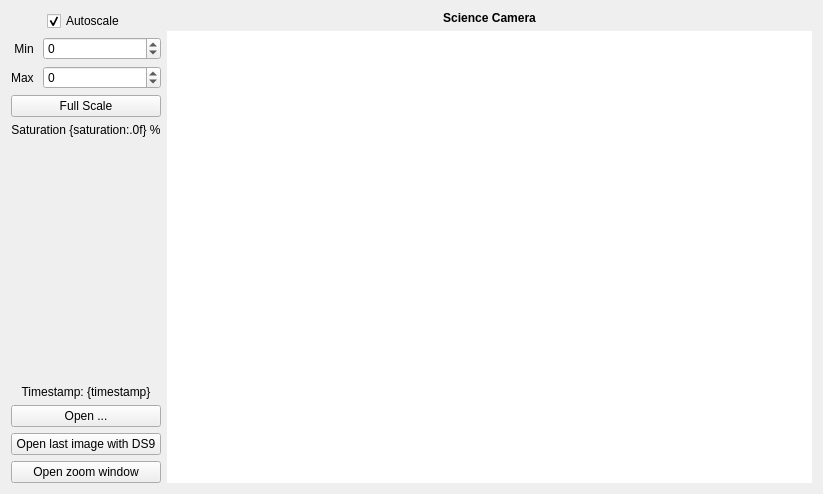
<?xml version="1.0" encoding="UTF-8"?>
<ui version="4.0">
 <class>FLIWidget</class>
 <widget class="QWidget" name="FLIWidget">
  <property name="geometry">
   <rect>
    <x>0</x>
    <y>0</y>
    <width>823</width>
    <height>494</height>
   </rect>
  </property>
  <property name="windowTitle">
   <string>Science Camera - KalAO</string>
  </property>
  <layout class="QGridLayout" name="gridLayout" columnstretch="0,1">
   <item row="0" column="1">
    <widget class="QLabel" name="title_label">
     <property name="font">
      <font>
       <bold>true</bold>
      </font>
     </property>
     <property name="text">
      <string>Science Camera</string>
     </property>
     <property name="alignment">
      <set>Qt::AlignCenter</set>
     </property>
    </widget>
   </item>
   <item row="1" column="1">
    <widget class="KGraphicsView" name="camera_view">
     <property name="enabled">
      <bool>true</bool>
     </property>
     <property name="frameShape">
      <enum>QFrame::NoFrame</enum>
     </property>
     <property name="verticalScrollBarPolicy">
      <enum>Qt::ScrollBarAlwaysOff</enum>
     </property>
     <property name="horizontalScrollBarPolicy">
      <enum>Qt::ScrollBarAlwaysOff</enum>
     </property>
     <property name="sizeAdjustPolicy">
      <enum>QAbstractScrollArea::AdjustToContents</enum>
     </property>
    </widget>
   </item>
   <item row="0" column="0" rowspan="2">
    <layout class="QVBoxLayout" name="side_layout">
     <item>
      <layout class="QGridLayout" name="scale_layout" columnstretch="0,1">
       <item row="3" column="1">
        <widget class="KScaledDoubleSpinbox" name="max_spinbox">
         <property name="keyboardTracking">
          <bool>false</bool>
         </property>
         <property name="decimals">
          <number>0</number>
         </property>
         <property name="minimum">
          <double>-999999.000000000000000</double>
         </property>
         <property name="maximum">
          <double>999999.000000000000000</double>
         </property>
         <property name="singleStep">
          <double>100.000000000000000</double>
         </property>
        </widget>
       </item>
       <item row="2" column="1">
        <widget class="KScaledDoubleSpinbox" name="min_spinbox">
         <property name="keyboardTracking">
          <bool>false</bool>
         </property>
         <property name="decimals">
          <number>0</number>
         </property>
         <property name="minimum">
          <double>-999999.000000000000000</double>
         </property>
         <property name="maximum">
          <double>999999.000000000000000</double>
         </property>
         <property name="singleStep">
          <double>100.000000000000000</double>
         </property>
        </widget>
       </item>
       <item row="1" column="0" colspan="2" alignment="Qt::AlignHCenter">
        <widget class="QCheckBox" name="autoscale_checkbox">
         <property name="text">
          <string>Autoscale</string>
         </property>
         <property name="checked">
          <bool>true</bool>
         </property>
        </widget>
       </item>
       <item row="4" column="0" colspan="2">
        <widget class="QPushButton" name="fullscale_button">
         <property name="text">
          <string>Full Scale</string>
         </property>
        </widget>
       </item>
       <item row="2" column="0">
        <widget class="QLabel" name="min_label">
         <property name="text">
          <string>Min </string>
         </property>
         <property name="alignment">
          <set>Qt::AlignRight|Qt::AlignTrailing|Qt::AlignVCenter</set>
         </property>
        </widget>
       </item>
       <item row="3" column="0">
        <widget class="QLabel" name="max_label">
         <property name="text">
          <string>Max </string>
         </property>
         <property name="alignment">
          <set>Qt::AlignRight|Qt::AlignTrailing|Qt::AlignVCenter</set>
         </property>
        </widget>
       </item>
       <item row="5" column="0" colspan="2">
        <widget class="KLabel" name="saturation_label">
         <property name="text">
          <string>Saturation {saturation:.0f} %</string>
         </property>
         <property name="alignment">
          <set>Qt::AlignCenter</set>
         </property>
        </widget>
       </item>
      </layout>
     </item>
     <item>
      <spacer name="verticalSpacer">
       <property name="orientation">
        <enum>Qt::Vertical</enum>
       </property>
       <property name="sizeHint" stdset="0">
        <size>
         <width>20</width>
         <height>40</height>
        </size>
       </property>
      </spacer>
     </item>
     <item>
      <widget class="KLabel" name="timestamp_label">
       <property name="text">
        <string>Timestamp: {timestamp}</string>
       </property>
       <property name="alignment">
        <set>Qt::AlignCenter</set>
       </property>
      </widget>
     </item>
     <item>
      <widget class="QPushButton" name="open_button">
       <property name="text">
        <string>Open ...</string>
       </property>
      </widget>
     </item>
     <item>
      <widget class="QPushButton" name="ds9_button">
       <property name="text">
        <string>Open last image with DS9</string>
       </property>
      </widget>
     </item>
     <item>
      <widget class="QPushButton" name="zoom_window_button">
       <property name="text">
        <string>Open zoom window</string>
       </property>
      </widget>
     </item>
    </layout>
   </item>
  </layout>
 </widget>
 <customwidgets>
  <customwidget>
   <class>KGraphicsView</class>
   <extends>QGraphicsView</extends>
   <header>kalao</header>
  </customwidget>
  <customwidget>
   <class>KLabel</class>
   <extends>QLabel</extends>
   <header>kalao</header>
  </customwidget>
  <customwidget>
   <class>KScaledDoubleSpinbox</class>
   <extends>QDoubleSpinBox</extends>
   <header>kalao</header>
  </customwidget>
 </customwidgets>
 <resources/>
 <connections/>
</ui>
